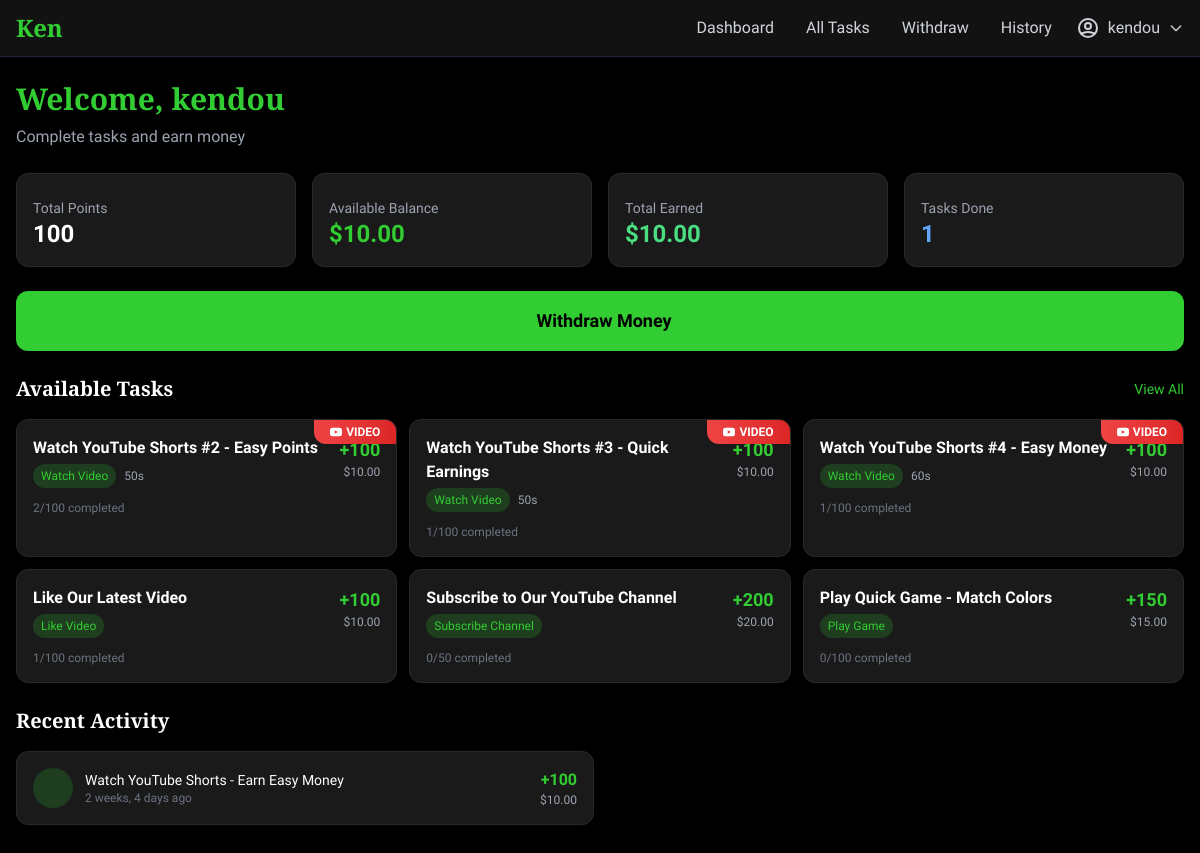
Page /en/dashboard/ (signed in) on the earlier database version.
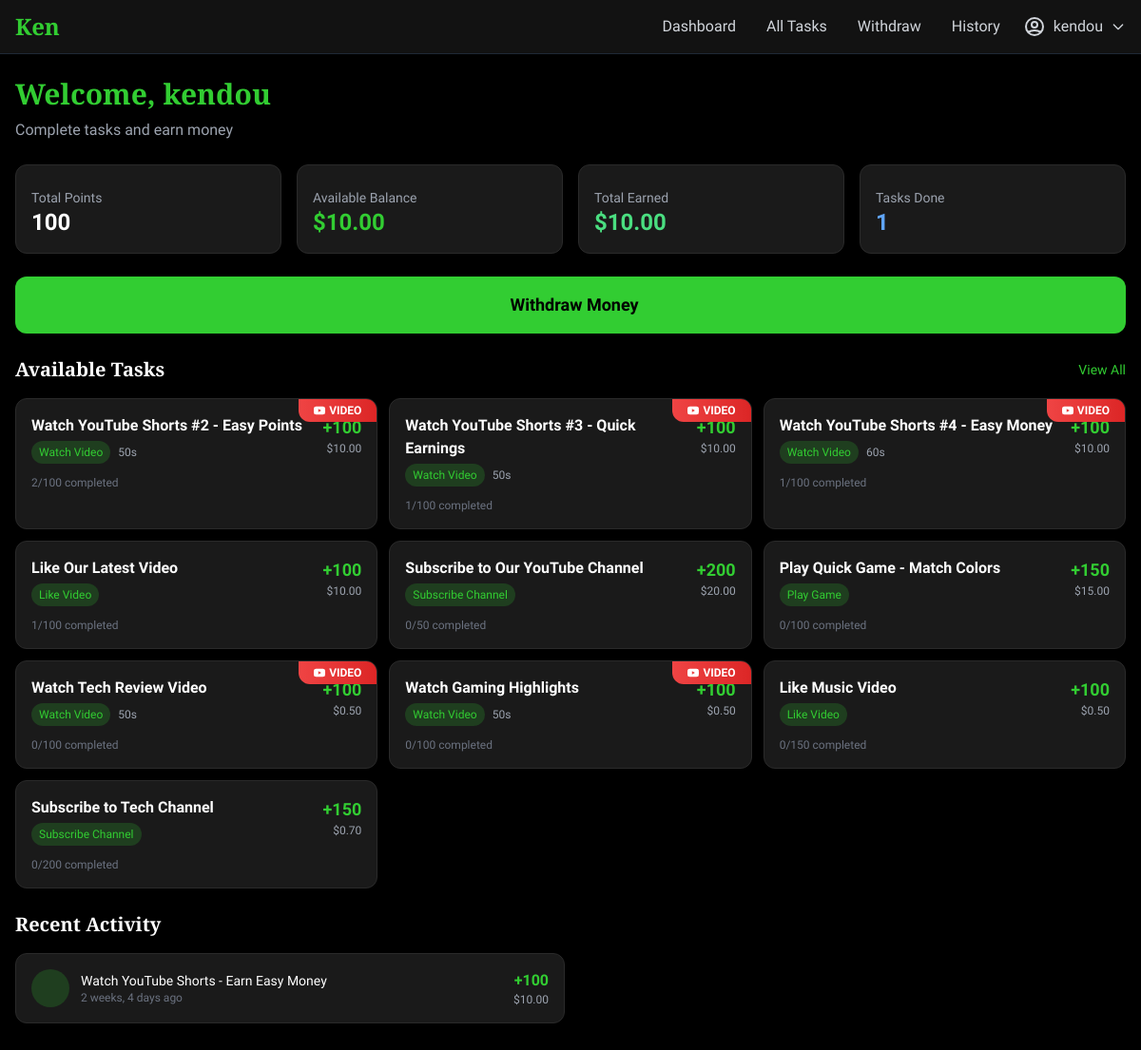
Same page on the later database version.
### core/models.py (models this page shows, shortened)
class UserProfile(models.Model):
    user = models.OneToOneField(User, on_delete=models.CASCADE, related_name='profile')
    profile_picture = models.ImageField(upload_to='profile_pics/', blank=True, null=True)
    total_points = models.IntegerField(default=0)
    total_earned_usd = models.DecimalField(max_digits=10, decimal_places=2, default=0)
    available_balance_usd = models.DecimalField(max_digits=10, decimal_places=2, default=0)
    phone_number = models.CharField(max_length=20, blank=True, null=True)
    mobile_money_provider = models.CharField(max_length=50, blank=True, null=True)
    withdrawal_pin = models.CharField(max_length=6, blank=True, null=True)
    is_email_verified = models.BooleanField(default=False)
    is_withdrawal_verified = models.BooleanField(default=False)
    created_at = models.DateTimeField(auto_now_add=True)
    updated_at = models.DateTimeField(auto_now=True)

class Task(models.Model):
    TASK_TYPES = (
        ('watch', 'Watch Video'),
        ('like', 'Like Video'),
        ('subscribe', 'Subscribe Channel'),
        ('question', 'Answer Question'),
        ('game', 'Play Game'),
    )
    CATEGORY_CHOICES = (
        ('video', 'Video'),
        ('opinion', 'Share Opinion'),
        ('game', 'Game'),
    )
    STATUS_CHOICES = (
        ('active', 'Active'),
        ('completed', 'Completed'),
        ('paused', 'Paused'),
    )
    title = models.CharField(max_length=255)
    task_type = models.CharField(max_length=20, choices=TASK_TYPES)
    category = models.CharField(max_length=20, choices=CATEGORY_CHOICES, default='video')
    video_url = models.URLField()
    channel_url = models.URLField(blank=True, null=True)
    points = models.IntegerField()
    usd_value = models.DecimalField(max_digits=10, decimal_places=2)
    duration_seconds = models.IntegerField(default=0)
    expires_at = models.DateTimeField(blank=True, null=True)
    status = models.CharField(max_length=20, choices=STATUS_CHOICES, default='active')
    max_completions = models.IntegerField(default=100)
    current_completions = models.IntegerField(default=0)
    created_by = models.ForeignKey(User, on_delete=models.CASCADE, related_name='created_tasks')
    created_at = models.DateTimeField(auto_now_add=True)
    updated_at = models.DateTimeField(auto_now=True)

class TaskCompletion(models.Model):
    user = models.ForeignKey(User, on_delete=models.CASCADE, related_name='task_completions')
    task = models.ForeignKey(Task, on_delete=models.CASCADE, related_name='completions')
    completed_at = models.DateTimeField(default=timezone.now)
    points_earned = models.IntegerField()
    usd_earned = models.DecimalField(max_digits=10, decimal_places=2)
    proof_screenshot = models.ImageField(upload_to='proofs/', blank=True, null=True)
    is_verified = models.BooleanField(default=False)
    verified_at = models.DateTimeField(blank=True, null=True)
    verified_by = models.ForeignKey(User, on_delete=models.SET_NULL, null=True, blank=True, related_name='verified_completions')
    class Meta:
        unique_together = ('user', 'task')

### core/views.py (the view)
# urls.py: path('dashboard/', views.dashboard_view, name='dashboard'),
@login_required
def dashboard_view(request):
    profile, created = UserProfile.objects.get_or_create(user=request.user)
    available_tasks = Task.objects.filter(status='active').exclude(
        completions__user=request.user
    )[:10]
    recent_completions = TaskCompletion.objects.filter(
        user=request.user
    ).order_by('-completed_at')[:5]
    context = {
        'profile': profile,
        'available_tasks': available_tasks,
        'recent_completions': recent_completions,
    }
    return render(request, 'core/dashboard.html', context)

### core/templates/core/dashboard.html (shortened to what this page needs)
{% extends 'core/base.html' %}
{% load i18n %}
{% block content %}
<div class="pb-20 md:pb-6">
    <div class="mb-6">
        <h1 class="text-3xl font-bold text-primary font-slab mb-2">{% blocktrans with username=user.username %}Welcome, {{ username }}{% endblocktrans %}</h1>
        <p class="text-gray-400">{% trans "Complete tasks and earn money" %}</p>
    </div>
    <div class="grid grid-cols-2 md:grid-cols-4 gap-4 mb-6">
        <div class="card p-4 rounded-xl">
            <p class="text-gray-400 text-sm">{% trans "Total Points" %}</p>
            <p class="text-2xl font-bold text-white">{{ profile.total_points|default:0 }}</p>
        </div>
        <div class="card p-4 rounded-xl">
            <p class="text-gray-400 text-sm">{% trans "Available Balance" %}</p>
            <p class="text-2xl font-bold text-primary">${{ profile.available_balance_usd|default:0 }}</p>
        </div>
        <div class="card p-4 rounded-xl">
            <p class="text-gray-400 text-sm">{% trans "Total Earned" %}</p>
            <p class="text-2xl font-bold text-green-400">${{ profile.total_earned_usd|default:0 }}</p>
        </div>
        <div class="card p-4 rounded-xl">
            <p class="text-gray-400 text-sm">{% trans "Tasks Done" %}</p>
            <p class="text-2xl font-bold text-blue-400">{{ recent_completions|length }}</p>
        </div>
    </div>
    <div class="mb-6">
        <a href="{% url 'withdrawal' %}" class="btn-primary w-full py-4 rounded-xl font-bold text-lg text-black flex items-center justify-center space-x-2">
            <span>{% trans "Withdraw Money" %}</span>
        </a>
    </div>
    <div class="mb-6">
        <div class="flex items-center justify-between mb-4">
            <h2 class="text-xl font-bold text-white font-slab">{% trans "Available Tasks" %}</h2>
            <a href="{% url 'task_list' %}" class="text-primary text-sm flex items-center">
                {% trans "View All" %}
            </a>
        </div>
        {% if available_tasks %}
        <div class="grid grid-cols-1 md:grid-cols-2 lg:grid-cols-3 gap-3">
            {% for task in available_tasks %}
            <a href="{% url 'task_detail' task.id %}" class="card p-4 rounded-xl block hover:scale-[1.02] transition-transform relative overflow-hidden">
                {% if task.task_type == 'watch' %}
                <div class="absolute top-0 right-0 bg-gradient-to-l from-red-600 to-red-500 text-white px-4 py-1 text-xs font-bold flex items-center space-x-1 rounded-bl-xl">
                    <span>VIDEO</span>
                </div>
                {% endif %}
                <div class="flex items-start justify-between mb-3">
                    <div class="flex-1">
                        <h3 class="font-bold text-white mb-1">{{ task.title }}</h3>
                        <div class="flex items-center space-x-2 text-sm">
                            <span class="px-2 py-1 bg-primary/20 text-primary rounded-full text-xs">
                                {{ task.get_task_type_display }}
                            </span>
                            {% if task.task_type == 'watch' %}
                            <span class="text-gray-400 text-xs">
                                 {{ task.duration_seconds }}s
                            </span>
                            {% endif %}
                        </div>
                    </div>
                    <div class="text-right">
                        <p class="text-primary font-bold text-lg">+{{ task.points }}</p>
                        <p class="text-gray-400 text-xs">${{ task.usd_value }}</p>
                    </div>
                </div>
                <div class="flex items-center justify-between text-xs text-gray-500">
                    <span>
                    </span>
                </div>
            </a>
            {% endfor %}
        </div>
        {% else %}
        <div class="card p-8 rounded-xl text-center">
            <i class='bx bx-sad text-6xl text-gray-600 mb-3'></i>
            <p class="text-gray-400">{% trans "No tasks available right now" %}</p>
            <p class="text-gray-500 text-sm mt-2">{% trans "Check back later for new tasks" %}</p>
        </div>
        {% endif %}
    </div>
    {% if recent_completions %}
    <div class="mb-6">
        <h2 class="text-xl font-bold text-white mb-4 font-slab">{% trans "Recent Activity" %}</h2>
        <div class="grid grid-cols-1 md:grid-cols-2 gap-3">
            {% for completion in recent_completions %}
            <div class="card p-4 rounded-xl">
                <div class="flex items-center justify-between">
                    <div class="flex items-center space-x-3">
                        <div class="w-10 h-10 bg-primary/20 rounded-full flex items-center justify-center">
                        </div>
                        <div>
                            <p class="text-white font-medium text-sm">{{ completion.task.title }}</p>
                            <p class="text-gray-500 text-xs">{% blocktrans with time=completion.completed_at|timesince %}{{ time }} ago{% endblocktrans %}</p>
                        </div>
                    </div>
                    <div class="text-right">
                        <p class="text-primary font-bold">+{{ completion.points_earned }}</p>
                        <p class="text-gray-400 text-xs">${{ completion.usd_earned }}</p>
                    </div>
                </div>
            </div>
            {% endfor %}
        </div>
    </div>
    {% endif %}
</div>
{% endblock %}

### core/templates/core/base.html (shortened to what this page needs)
{% load i18n %}
<!DOCTYPE html>
<html lang="en">
<head>
    <link href='https://cdn.boxicons.com/css/boxicons.min.css' rel='stylesheet'>
    <script src="https://cdn.tailwindcss.com"></script>
</head>
<body class="bg-black text-white min-h-screen">
    {% if user.is_authenticated %}
    <nav class="bg-dark border-b border-gray-800 sticky top-0 z-50">
        <div class="max-w-7xl mx-auto px-4 py-3 flex items-center justify-between">
            <a href="{% url 'dashboard' %}" class="text-2xl font-bold text-primary font-slab">Ken</a>
            <div class="hidden md:flex items-center space-x-6">
                <a href="{% url 'dashboard' %}" class="flex items-center space-x-2 text-gray-300 hover:text-primary transition">
                    <span>{% trans "Dashboard" %}</span>
                </a>
                <a href="{% url 'task_list' %}" class="flex items-center space-x-2 text-gray-300 hover:text-primary transition">
                    <span>{% trans "All Tasks" %}</span>
                </a>
                <a href="{% url 'withdrawal' %}" class="flex items-center space-x-2 text-gray-300 hover:text-primary transition">
                    <span>{% trans "Withdraw" %}</span>
                </a>
                <a href="{% url 'transactions' %}" class="flex items-center space-x-2 text-gray-300 hover:text-primary transition">
                    <span>{% trans "History" %}</span>
                </a>
                <div class="relative" x-data="{ open: false }">
                    <button @click="open = !open" class="flex items-center space-x-2 text-gray-300 hover:text-primary transition">
                        <svg class="w-6 h-6" fill="none" stroke="currentColor" viewBox="0 0 24 24">
                            <path stroke-linecap="round" stroke-linejoin="round" stroke-width="2" d="M5.121 17.804A13.937 13.937 0 0112 16c2.5 0 4.847.655 6.879 1.804M15 10a3 3 0 11-6 0 3 3 0 016 0zm6 2a9 9 0 11-18 0 9 9 0 0118 0z"/>
                        </svg>
                        <span>{{ user.username }}</span>
                        <svg class="w-4 h-4" fill="none" stroke="currentColor" viewBox="0 0 24 24">
                            <path stroke-linecap="round" stroke-linejoin="round" stroke-width="2" d="M19 9l-7 7-7-7"/>
                        </svg>
                    </button>
                </div>
            </div>
        </div>
    </nav>
    {% endif %}
    <main class="max-w-md md:max-w-7xl mx-auto px-4 py-6">
        {% block content %}{% endblock %}
    </main>
</body>
</html>

### core/templates/core/base.html (style rules this page uses)
body { font-family: 'Sanchez', sans-serif; }
.btn-primary { background: #32CD32; transition: all 0.3s ease; }
.card { background: #1a1a1a; border: 1px solid #2a2a2a; }

Differences in the rows shown:
added Task: shows "VIDEO", title "Watch Tech Review Video", task_type "Watch Video", duration_seconds "50", points "100", usd_value "0.50"
added Task: shows "VIDEO", title "Watch Gaming Highlights", task_type "Watch Video", duration_seconds "50", points "100", usd_value "0.50"
added Task: title "Like Music Video", task_type "Like Video", points "100", usd_value "0.50"
added Task: title "Subscribe to Tech Channel", task_type "Subscribe Channel", points "150", usd_value "0.70"
